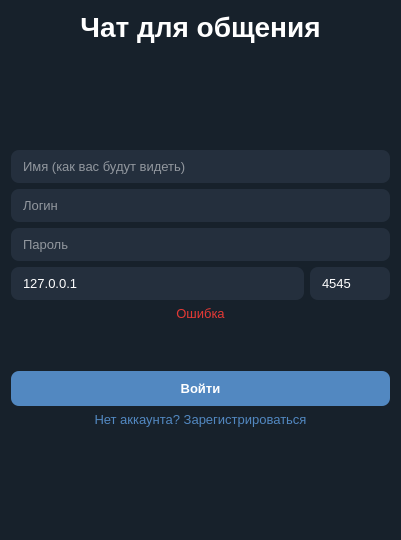
<?xml version="1.0" encoding="UTF-8"?>
<ui version="4.0">
 <class>LoginWindow</class>
 <widget class="QWidget" name="LoginWindow">
  <property name="geometry">
   <rect>
    <x>0</x>
    <y>0</y>
    <width>401</width>
    <height>540</height>
   </rect>
  </property>
  <property name="windowTitle">
   <string>Авторизация</string>
  </property>
  <property name="styleSheet">
   <string notr="true">QWidget {
background:#17212b; 
font-family:&quot;Noto Sans&quot;,&quot;DejaVu Sans&quot;,sans-serif; 
font-size:13px;
}
QLineEdit { 
background:#242f3d; 
border:none;
border-radius:8px; 
color:#ffffff; 
padding:8px 10px; 
}
QLineEdit:focus { 
border:1px solid #5288c1; 
}</string>
  </property>
  <layout class="QGridLayout" name="gridLayout">
   <item row="8" column="0">
    <widget class="QPushButton" name="pushButton_action">
     <property name="cursor">
      <cursorShape>PointingHandCursor</cursorShape>
     </property>
     <property name="styleSheet">
      <string notr="true">QPushButton { 
background:#5288c1; 
color:#ffffff; 
border:none; 
border-radius:8px; 
padding:10px; 
font-weight:bold; 
}
QPushButton:hover { 
background:#5f96d0;
 }
QPushButton:disabled { 
background:#2b3a4a; 
color:#7f91a4; 
}</string>
     </property>
     <property name="text">
      <string>Войти</string>
     </property>
    </widget>
   </item>
   <item row="5" column="0">
    <layout class="QHBoxLayout" name="horizontalLayout">
     <item>
      <widget class="QLineEdit" name="lineEdit_host">
       <property name="text">
        <string>127.0.0.1</string>
       </property>
      </widget>
     </item>
     <item>
      <widget class="QLineEdit" name="lineEdit_port">
       <property name="minimumSize">
        <size>
         <width>80</width>
         <height>0</height>
        </size>
       </property>
       <property name="maximumSize">
        <size>
         <width>80</width>
         <height>16777215</height>
        </size>
       </property>
       <property name="text">
        <string>4545</string>
       </property>
      </widget>
     </item>
    </layout>
   </item>
   <item row="6" column="0">
    <widget class="QLabel" name="label_error">
     <property name="styleSheet">
      <string notr="true">color:#e53935;</string>
     </property>
     <property name="text">
      <string>Ошибка</string>
     </property>
     <property name="alignment">
      <set>Qt::AlignmentFlag::AlignCenter</set>
     </property>
     <property name="wordWrap">
      <bool>true</bool>
     </property>
    </widget>
   </item>
   <item row="2" column="0">
    <widget class="QLineEdit" name="lineEdit_name">
     <property name="placeholderText">
      <string>Имя (как вас будут видеть)</string>
     </property>
    </widget>
   </item>
   <item row="3" column="0">
    <widget class="QLineEdit" name="lineEdit_username">
     <property name="placeholderText">
      <string>Логин</string>
     </property>
    </widget>
   </item>
   <item row="1" column="0">
    <spacer name="verticalSpacer">
     <property name="orientation">
      <enum>Qt::Orientation::Vertical</enum>
     </property>
     <property name="sizeHint" stdset="0">
      <size>
       <width>20</width>
       <height>101</height>
      </size>
     </property>
    </spacer>
   </item>
   <item row="9" column="0">
    <widget class="QPushButton" name="pushButton_switch">
     <property name="cursor">
      <cursorShape>PointingHandCursor</cursorShape>
     </property>
     <property name="styleSheet">
      <string notr="true">QPushButton { 
background:transparent; 
border:none; 
color:#5288c1;
 }
QPushButton:hover { 
color:#6aa3dd; 
}</string>
     </property>
     <property name="text">
      <string>Нет аккаунта? Зарегистрироваться</string>
     </property>
    </widget>
   </item>
   <item row="4" column="0">
    <widget class="QLineEdit" name="lineEdit_password">
     <property name="echoMode">
      <enum>QLineEdit::EchoMode::Password</enum>
     </property>
     <property name="placeholderText">
      <string>Пароль</string>
     </property>
    </widget>
   </item>
   <item row="10" column="0">
    <spacer name="verticalSpacer_2">
     <property name="orientation">
      <enum>Qt::Orientation::Vertical</enum>
     </property>
     <property name="sizeHint" stdset="0">
      <size>
       <width>20</width>
       <height>102</height>
      </size>
     </property>
    </spacer>
   </item>
   <item row="0" column="0">
    <widget class="QLabel" name="label_title">
     <property name="styleSheet">
      <string notr="true">color:#ffffff; font-size:28px; font-weight:bold;</string>
     </property>
     <property name="text">
      <string>Чат для общения</string>
     </property>
     <property name="alignment">
      <set>Qt::AlignmentFlag::AlignCenter</set>
     </property>
    </widget>
   </item>
   <item row="7" column="0">
    <spacer name="verticalSpacer_3">
     <property name="orientation">
      <enum>Qt::Orientation::Vertical</enum>
     </property>
     <property name="sizeHint" stdset="0">
      <size>
       <width>20</width>
       <height>40</height>
      </size>
     </property>
    </spacer>
   </item>
  </layout>
 </widget>
 <resources/>
 <connections/>
</ui>
